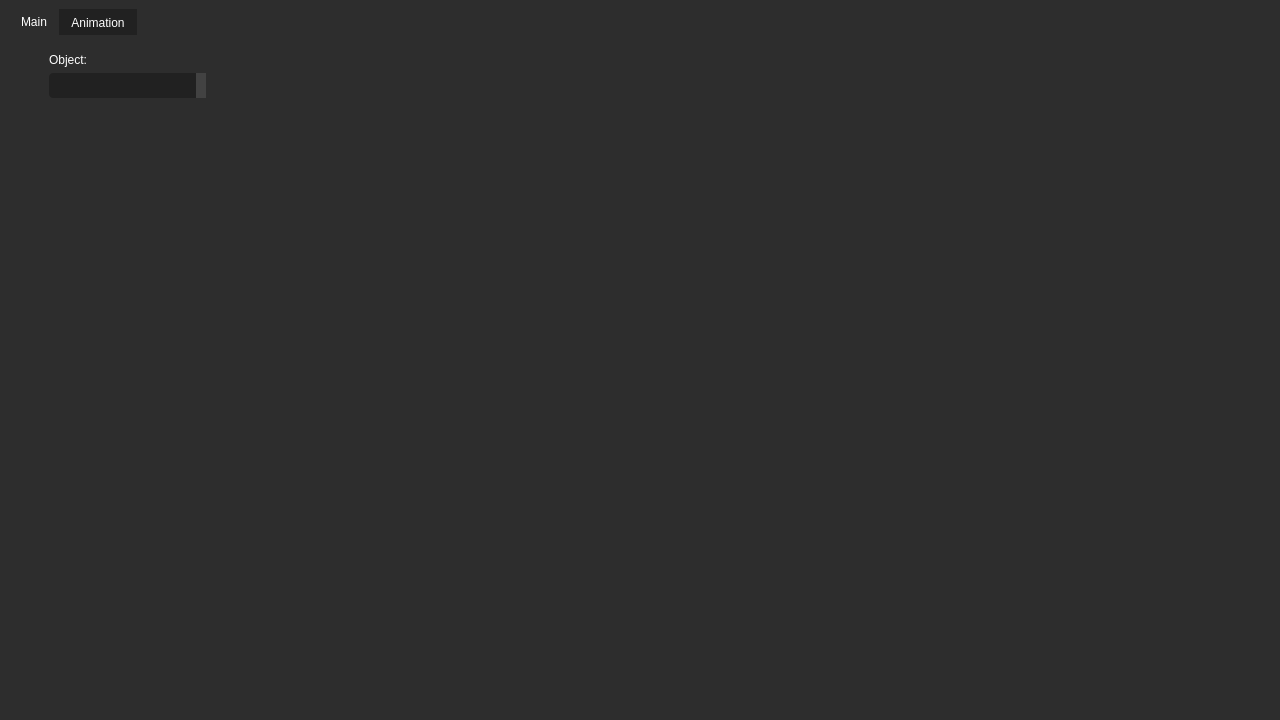
<?xml version="1.0" encoding="UTF-8"?>
<ui version="4.0">
 <class>MainWindow</class>
 <widget class="QMainWindow" name="MainWindow">
  <property name="geometry">
   <rect>
    <x>0</x>
    <y>0</y>
    <width>1280</width>
    <height>720</height>
   </rect>
  </property>
  <property name="windowTitle">
   <string>MainWindow</string>
  </property>
  <property name="styleSheet">
   <string notr="true">background-color: rgb(45, 45, 45);
color: white;
font: 10pt &quot;Segoe UI Historic&quot;;</string>
  </property>
  <widget class="QWidget" name="centralwidget">
   <property name="cursor">
    <cursorShape>ArrowCursor</cursorShape>
   </property>
   <property name="styleSheet">
    <string notr="true">QComboBox, QPushButton, QSpinBox, QDoubleSpinBox, QLineEdit {
	background: rgb(33, 33, 33);
    border-radius: 4px;
    padding-left: 7px;
	min-width: 150px;
	max-width: 150px;
	min-height: 25px;
	max-height: 25px;
}

QComboBox:hover, QPushButton:hover, QSpinBox:hover, QDoubleSpinBox:hover, QLineEdit:hover {	
	background-color: rgb(56, 56, 56);
}

QComboBox:pressed, QPushButton:pressed, QSpinBox:pressed, QDoubleSpinBox:pressed, QLineEdit:pressed {
	background-color: rgb(50, 50, 50);
}

QComboBox:drop-down, QSpinBox:down-button, QSpinBox:up-button, QDoubleSpinBox:down-button, QDoubleSpinBox:up-button {
    width: 10px;
	background-color: rgb(66, 66, 66);
}

QSpinBox:down-button, QSpinBox:up-button, QDoubleSpinBox:down-button, QDoubleSpinBox:up-button { height: 12px; }

QComboBox:drop-down:hover, QSpinBox:down-button:hover, QSpinBox:up-button:hover, QDoubleSpinBox:down-button:hover { background-color: rgb(72, 77, 82); }

QScrollBar:vertical
{
	background-color: #2A2929;
    width: 15px;
    margin: 15px 3px 15px 3px;
    border: 1px transparent #2A2929;
    border-radius: 4px;
}

QScrollBar::handle:vertical
{
	background-color: rgb(96, 95, 95);
    min-height: 5px;
    border-radius: 4px;
}

QScrollBar::handle:vertical:hover
{
	background-color: rgb(86, 85, 85);
    min-height: 5px;
    border-radius: 4px;
}

QScrollBar::sub-line:vertical, QScrollBar::add-line:vertical, QScrollBar::sub-line:vertical:hover, QScrollBar::sub-line:vertical:on, QScrollBar::add-line:vertical:hover, QScrollBar::add-line:vertical:on, QScrollBar::add-line:vertical:hover, QScrollBar::add-line:vertical:on, QScrollBar::up-arrow:vertical, QScrollBar::down-arrow:vertical, QScrollBar::add-page:vertical, QScrollBar::sub-page:vertical
{
   	background: none;
}

 QTabWidget::pane { 
     position: absolute;
 }

QTabBar::tab:selected {
	background-color:rgb(45, 45, 45);
}

QTabBar::tab:!selected {
	background-color: rgb(33, 33, 33);
}
</string>
   </property>
   <layout class="QGridLayout" name="lay_main">
    <item row="0" column="1">
     <widget class="QFrame" name="frame_canvas">
      <property name="minimumSize">
       <size>
        <width>500</width>
        <height>500</height>
       </size>
      </property>
      <property name="styleSheet">
       <string notr="true">border-radius: 4px;</string>
      </property>
      <property name="frameShape">
       <enum>QFrame::StyledPanel</enum>
      </property>
      <property name="frameShadow">
       <enum>QFrame::Raised</enum>
      </property>
      <layout class="QGridLayout" name="lay_canvas">
       <property name="leftMargin">
        <number>0</number>
       </property>
       <property name="topMargin">
        <number>0</number>
       </property>
       <property name="rightMargin">
        <number>0</number>
       </property>
       <property name="bottomMargin">
        <number>0</number>
       </property>
       <property name="spacing">
        <number>0</number>
       </property>
      </layout>
     </widget>
    </item>
    <item row="0" column="0">
     <widget class="QTabWidget" name="tabWidget">
      <property name="maximumSize">
       <size>
        <width>244</width>
        <height>16777215</height>
       </size>
      </property>
      <property name="cursor">
       <cursorShape>ArrowCursor</cursorShape>
      </property>
      <property name="autoFillBackground">
       <bool>false</bool>
      </property>
      <property name="tabPosition">
       <enum>QTabWidget::North</enum>
      </property>
      <property name="tabShape">
       <enum>QTabWidget::Rounded</enum>
      </property>
      <property name="currentIndex">
       <number>0</number>
      </property>
      <property name="elideMode">
       <enum>Qt::ElideNone</enum>
      </property>
      <property name="usesScrollButtons">
       <bool>false</bool>
      </property>
      <property name="documentMode">
       <bool>false</bool>
      </property>
      <property name="tabsClosable">
       <bool>false</bool>
      </property>
      <property name="movable">
       <bool>false</bool>
      </property>
      <property name="tabBarAutoHide">
       <bool>false</bool>
      </property>
      <widget class="QWidget" name="main_tab">
       <attribute name="title">
        <string>Main</string>
       </attribute>
       <layout class="QVBoxLayout" name="verticalLayout_2">
        <item>
         <widget class="QScrollArea" name="scrollArea">
          <property name="minimumSize">
           <size>
            <width>220</width>
            <height>400</height>
           </size>
          </property>
          <property name="maximumSize">
           <size>
            <width>220</width>
            <height>16777215</height>
           </size>
          </property>
          <property name="styleSheet">
           <string notr="true">QScrollArea {
	border: none;
}</string>
          </property>
          <property name="widgetResizable">
           <bool>true</bool>
          </property>
          <property name="alignment">
           <set>Qt::AlignLeading|Qt::AlignLeft|Qt::AlignTop</set>
          </property>
          <widget class="QWidget" name="scrollAreaWidgetContents_6">
           <property name="geometry">
            <rect>
             <x>0</x>
             <y>0</y>
             <width>220</width>
             <height>637</height>
            </rect>
           </property>
           <property name="layoutDirection">
            <enum>Qt::LeftToRight</enum>
           </property>
           <property name="styleSheet">
            <string notr="true"/>
           </property>
           <layout class="QVBoxLayout" name="verticalLayout">
            <item>
             <layout class="QGridLayout" name="lay_settings">
              <item row="0" column="0">
               <widget class="QWidget" name="wid_objects" native="true">
                <layout class="QGridLayout" name="gridLayout">
                 <property name="leftMargin">
                  <number>0</number>
                 </property>
                 <property name="topMargin">
                  <number>0</number>
                 </property>
                 <property name="rightMargin">
                  <number>0</number>
                 </property>
                 <property name="bottomMargin">
                  <number>6</number>
                 </property>
                 <property name="spacing">
                  <number>6</number>
                 </property>
                 <item row="1" column="0">
                  <widget class="QComboBox" name="cobox_objects">
                   <property name="cursor">
                    <cursorShape>PointingHandCursor</cursorShape>
                   </property>
                  </widget>
                 </item>
                 <item row="0" column="0">
                  <widget class="QLabel" name="lbl_obj">
                   <property name="text">
                    <string>Object:</string>
                   </property>
                  </widget>
                 </item>
                </layout>
               </widget>
              </item>
             </layout>
            </item>
            <item>
             <spacer name="verticalSpacer">
              <property name="orientation">
               <enum>Qt::Vertical</enum>
              </property>
              <property name="sizeHint" stdset="0">
               <size>
                <width>177</width>
                <height>503</height>
               </size>
              </property>
             </spacer>
            </item>
           </layout>
          </widget>
         </widget>
        </item>
       </layout>
      </widget>
      <widget class="QWidget" name="anim_tab">
       <attribute name="title">
        <string>Animation</string>
       </attribute>
       <layout class="QVBoxLayout" name="verticalLayout_3">
        <item>
         <widget class="QWidget" name="wid_anim" native="true">
          <layout class="QGridLayout" name="lay_anim">
           <item row="1" column="0">
            <widget class="QComboBox" name="cobox_animParam">
             <property name="cursor">
              <cursorShape>PointingHandCursor</cursorShape>
             </property>
            </widget>
           </item>
           <item row="3" column="0">
            <widget class="QDoubleSpinBox" name="spbox_animSpeed">
             <property name="decimals">
              <number>3</number>
             </property>
             <property name="minimum">
              <double>-99.000000000000000</double>
             </property>
             <property name="maximum">
              <double>99.000000000000000</double>
             </property>
             <property name="singleStep">
              <double>0.001000000000000</double>
             </property>
            </widget>
           </item>
           <item row="2" column="0">
            <widget class="QLabel" name="label">
             <property name="text">
              <string>Speed:</string>
             </property>
            </widget>
           </item>
           <item row="0" column="0">
            <widget class="QLabel" name="lbl_animParam">
             <property name="text">
              <string>Parameter:</string>
             </property>
            </widget>
           </item>
           <item row="4" column="0">
            <widget class="QLabel" name="label_2">
             <property name="text">
              <string>Length (sec):</string>
             </property>
            </widget>
           </item>
           <item row="5" column="0">
            <widget class="QSpinBox" name="spbox_length">
             <property name="minimum">
              <number>1</number>
             </property>
             <property name="maximum">
              <number>9999</number>
             </property>
            </widget>
           </item>
          </layout>
         </widget>
        </item>
        <item>
         <spacer name="verticalSpacer_2">
          <property name="orientation">
           <enum>Qt::Vertical</enum>
          </property>
          <property name="sizeHint" stdset="0">
           <size>
            <width>20</width>
            <height>443</height>
           </size>
          </property>
         </spacer>
        </item>
       </layout>
      </widget>
     </widget>
    </item>
   </layout>
  </widget>
  <widget class="QStatusBar" name="statusBar">
   <property name="autoFillBackground">
    <bool>false</bool>
   </property>
   <property name="sizeGripEnabled">
    <bool>true</bool>
   </property>
  </widget>
 </widget>
 <resources/>
 <connections/>
</ui>
